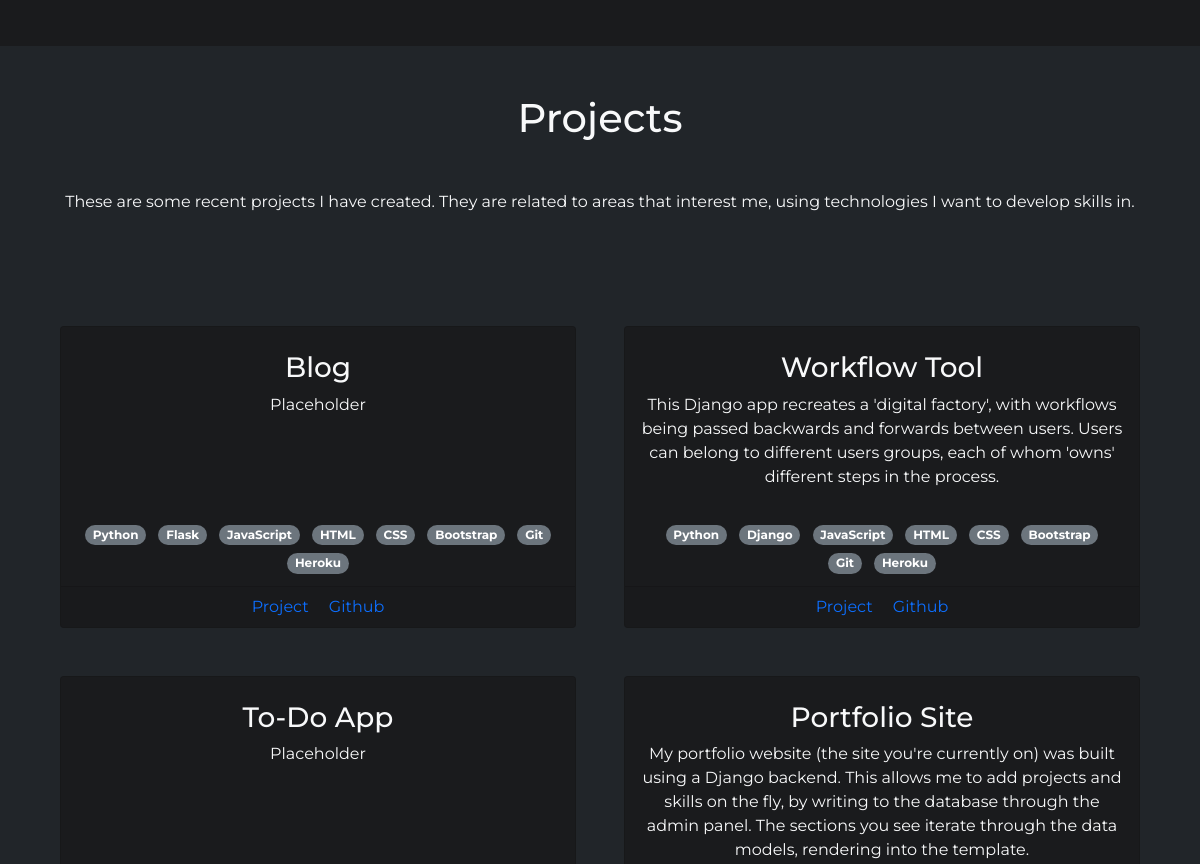
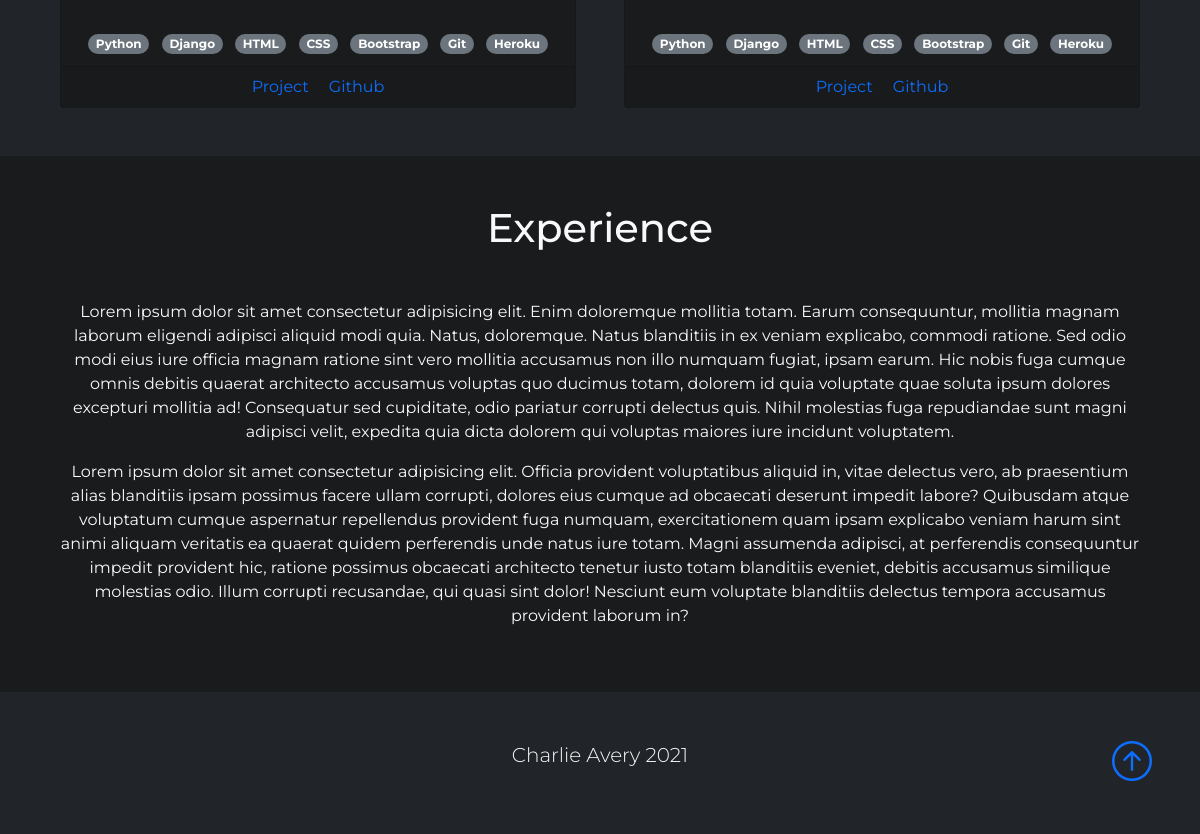
/ (lower part), run on an earlier commit of the app's database (2 pictures, top to bottom).
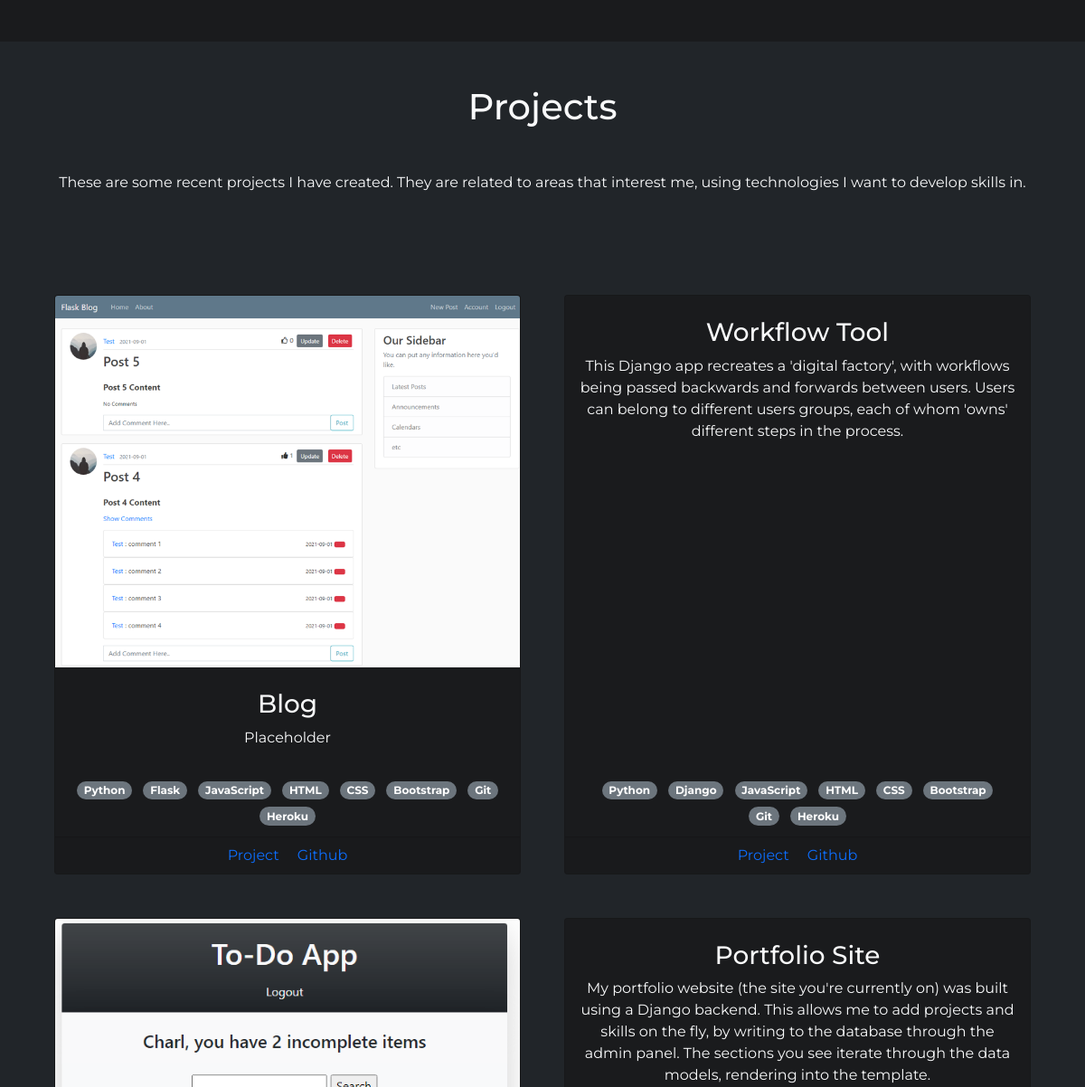
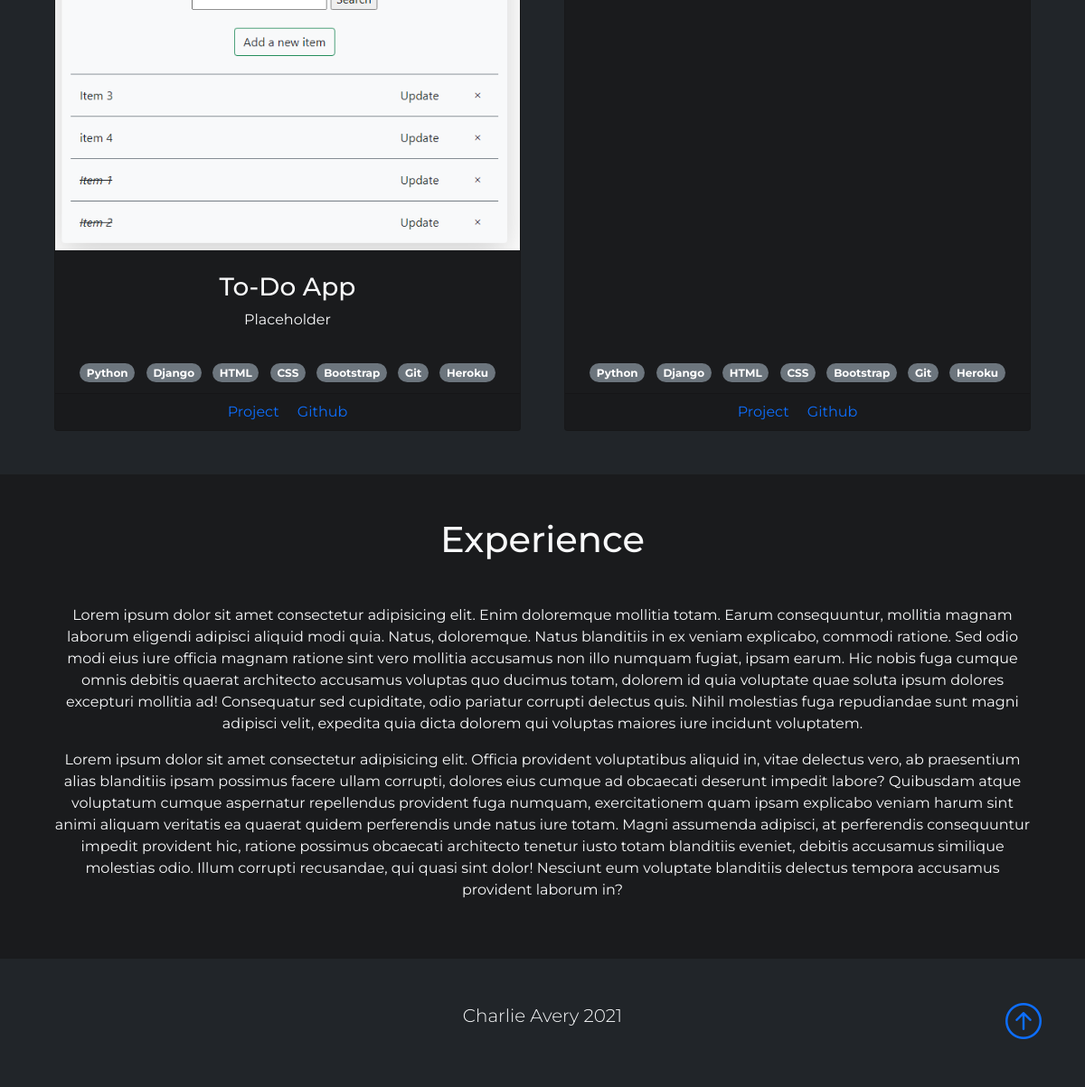
And on a later commit of the database (2 pictures, top to bottom).
### portfolio/models.py (models this page shows, shortened)
class Project(models.Model):
    name            = models.CharField(max_length=100)
    content         = models.TextField()
    date_created    = models.DateField()
    url             = models.URLField(max_length=200, null=True, blank=True)
    github_url      = models.URLField(max_length=200, null=True, blank=True)
    hierarchy       = models.IntegerField(null=True, unique=True)
    slug            = models.SlugField(max_length=20, null=True)
    image           = models.ImageField(null=True, blank=True)
    tags            = models.ManyToManyField(Tag, related_name='tag',
        through='Project_Tag',
        )

class Tag(models.Model):
    name        = models.CharField(max_length=100)
    tagcategory = models.ForeignKey(TagCategory, related_name='tag',
        on_delete=models.DO_NOTHING, null=True, blank=True)
    icon_class  = models.CharField(max_length=100, null=True, blank=True)

### portfolio/views.py (the view)
# urls.py: path('', views.home, name='home'),
def home(request):
    tagcats = TagCategory.objects.all().prefetch_related('tag').order_by('hierarchy')
    projects = Project.objects.all().prefetch_related('tags').order_by('hierarchy')
    context = {
        'tagcats':tagcats,
        'projects':projects,
    }
    return render(request, 'portfolio/main/index.html', context)

### templates/portfolio/main/index.html (shortened to what this page needs)
{% extends 'portfolio/base.html' %}
{% load static %}
{% block content %}
{% include 'portfolio/main/tools_div.html' %}
<section class="bg-dark text-light p-5" id="projects">
  <div class="container text-center">
    <div class="h1 mb-5">Projects</div>
    <p>
      These are some recent projects I have created. They are related to areas that interest me, using technologies I want to develop skills in.
    </p>
  </div>
</section>
{% include 'portfolio/main/projects_div.html' %}
<section class="bg-gray-8 text-light p-5" id="experience">
  <div class="container text-center">
    <h1 class="mb-5">Experience</h1>
    <p>
      Lorem ipsum dolor sit amet consectetur adipisicing elit. Enim doloremque mollitia totam. Earum
      consequuntur, mollitia magnam laborum eligendi adipisci aliquid modi quia. Natus, doloremque. Natus
      blanditiis in ex veniam explicabo, commodi ratione. Sed odio modi eius iure officia magnam ratione sint
      vero mollitia accusamus non illo numquam fugiat, ipsam earum. Hic nobis fuga cumque omnis debitis
      quaerat architecto accusamus voluptas quo ducimus totam, dolorem id quia voluptate quae soluta ipsum
      dolores excepturi mollitia ad! Consequatur sed cupiditate, odio pariatur corrupti delectus quis. Nihil
      molestias fuga repudiandae sunt magni adipisci velit, expedita quia dicta dolorem qui voluptas maiores
      iure incidunt voluptatem.
    </p>
    <p>
      Lorem ipsum dolor sit amet consectetur adipisicing elit. Officia provident voluptatibus aliquid in, vitae
      delectus vero, ab praesentium alias blanditiis ipsam possimus facere ullam corrupti, dolores eius cumque
      ad obcaecati deserunt impedit labore? Quibusdam atque voluptatum cumque aspernatur repellendus provident
      fuga numquam, exercitationem quam ipsam explicabo veniam harum sint animi aliquam veritatis ea quaerat
      quidem perferendis unde natus iure totam. Magni assumenda adipisci, at perferendis consequuntur impedit
      provident hic, ratione possimus obcaecati architecto tenetur iusto totam blanditiis eveniet, debitis
      accusamus similique molestias odio. Illum corrupti recusandae, qui quasi sint dolor! Nesciunt eum
      voluptate blanditiis delectus tempora accusamus provident laborum in?
    </p>
  </div>
</section>
<footer class="p-5 bg-dark text-light text-center position-relative">
  <div class="container">
    <p class="lead">Charlie Avery 2021</p>
    <a href="#" class="position-absolute bottom-0 end-0 p-5">
      <i class="bi bi-arrow-up-circle h1"></i>
    </a>
  </div>
</footer>
{% endblock content %}

### templates/portfolio/base.html (shortened to what this page needs)
{% load static %}
<!DOCTYPE html>
<html lang="en">
<head>
  <link rel="stylesheet" href="https://cdnjs.cloudflare.com/ajax/libs/font-awesome/5.15.3/css/all.min.css" />
  <link href="https://cdn.jsdelivr.net/npm/bootstrap@5.0.2/dist/css/bootstrap.min.css" rel="stylesheet"
>
  <link rel="stylesheet" href="https://cdn.jsdelivr.net/npm/bootstrap-icons@1.3.0/font/bootstrap-icons.css">
  <link href='https://unpkg.com/boxicons@2.0.9/css/boxicons.min.css' rel='stylesheet'>
  <link rel="stylesheet" type="text/css" href="{% static 'style.css' %}">
</head>
<body>
{% block content %}{% endblock content %}
</body>
</html>

### templates/portfolio/main/tools_div.html (shortened to what this page needs)
{% for tagcat in tagcats %}
  <section class="bg-gray-8 pb-5 text-center" id=''>
  </section>
{% endfor %}

### templates/portfolio/main/projects_div.html
<section class="bg-dark p-5">
  <div class="container">
    <div class="row justify-content-center g-5">
      {% for p in projects %}
      <div class="col-12 col-lg-6">
        <div class="card bg-gray-8 text-light text-center h-100">
          {% if p.image %}
            <a href="{{p.url}}"><img src="{{ p.image.url }}" class="card-img-top"></a>
          {% endif %}
          <div class="card-body my-2">
            <h3 class="card-title">{{ p.name }}</h3>
            <p class="card-text">
              {{ p.content }}
            </p>
          </div>
          <div class="card-footer bg-transparent border-0">
            {% for tag in p.tags.all %}
              <span class="badge rounded-pill bg-secondary m-1">{{ tag.name }}</span>
            {% endfor %}
          </div>
          <div class="card-footer">
            <a href="{{p.url}}" class="card-link">Project</a>
            <a href="{{p.github_url}}" class="card-link">Github</a>
          </div>
        </div>
      </div>
      {% endfor %}
    </div>
  </div>
</section>

### static/style.css (style rules this page uses)
body { font-family: 'Montserrat', sans-serif; }
body::before { display: block; content: ""; height: 60px; }
section { scroll-margin-top: 60px; }
.bg-gray-8 { background-color: #1a1b1d!important; }
a:link { text-decoration: none; }

What changed in the data, as far as the page shows it:
changed Project "Blog": image empty → "blog_4DKeOJY.png" (drawn); image: picture added
changed Project "To-Do App": image empty → "todo.PNG" (drawn); image: picture added
